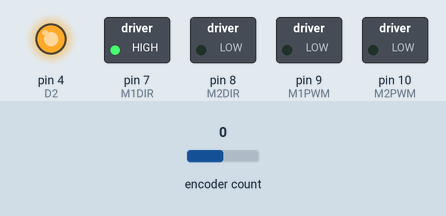
Bench run of a sketch on a simulated Arduino Uno, built with avr-gcc and run on an emulated ATmega328P. Shown: switched loads named in the sketch (green lamp = pin HIGH), output pins drawn as LEDs (lit = HIGH). The inputs (shaded band) are chosen by the test bench; at power-on: encoder count 0. What the sketch prints to the serial monitor is not drawn.

Above: at 0.1 s.
At 1.1 s:
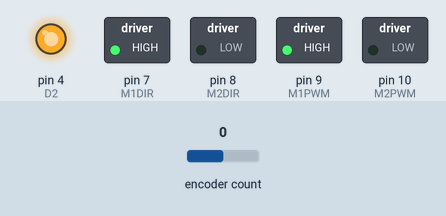
Timing chart, 0 to 2.6 s (numbered marks = the images above):
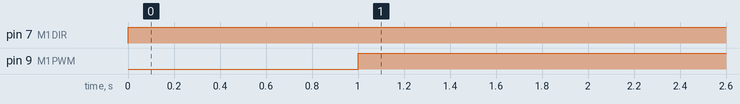

The sketch:

Simulation.ino
```cpp
//Step Response Experiment to determine transfer function

//encoder
#include <Encoder.h>
Encoder myEnc(2, 6);

int period = 50;
unsigned long time_now = 0;


float finalPosition = 0;
float angularPosition = 0;
float startingPosition = 0;
float difference = 0;
float angularVelocity = 0;
float transferFunction = 0;

int initialVolt = 0;
int finalVolt = 5;

#define D2 4
#define M1DIR 7
#define M2DIR 8
#define M1PWM 9
#define M2PWM 10
#define SF 12


void setup() {
  // put your setup code here, to run once:
  Serial.begin(9600);

  pinMode(D2, OUTPUT);
  pinMode(M1DIR, OUTPUT);
  pinMode(M2DIR,OUTPUT);
  pinMode(M1PWM, OUTPUT);
  pinMode(M2PWM, OUTPUT);
  pinMode(SF, INPUT);
  digitalWrite(D2,HIGH);
  myEnc.write(0);

}

void loop() {
  // put your main code here, to run repeatedly:
    time_now = millis();
    Serial.print(time_now);
    Serial.print("\t");

    startingPosition = myEnc.read();
    Serial.print(startingPosition);
    Serial.print("\t");

    // the program will initially output a motor voltage command of 0, changing to a desired positive value at 1 second.
    //By motor voltage command, we mean the value used in the analogWritefunction)
    if(time_now < 1000){
      analogWrite(M1PWM, 0);
      digitalWrite(M1DIR, HIGH);
      Serial.print(initialVolt);
      Serial.print("\t");

    }
    if(time_now >= 1000){
      analogWrite(M1PWM, 255);//255 is 5V
      digitalWrite(M1DIR, HIGH);
      Serial.print(finalVolt);
      Serial.print("\t");
    }

    //read motor encoder and calculate the angular position (relative to the starting position)
    finalPosition = (myEnc.read());
    //Serial.println("Final: ");
    Serial.print(finalPosition);
    Serial.print("\t");

    difference = finalPosition - startingPosition;
    //Serial.println("difference: ");
    Serial.print(difference);
    Serial.print("\t");

    angularPosition = 0.0019634*difference; //amount of radians rotated: 0.0019634 = (2pi)/3200
    //Serial.println("angular Position: ");
    Serial.print(angularPosition);
    Serial.print("\t");

    angularVelocity = (1000*angularPosition)/period; //rad per sec -> 0.05 is 50 ms
    //Serial.println("angular velocity: ");
    Serial.print(angularVelocity);
    Serial.print("\t");


    if (millis() > time_now + period){
      Serial.println("Error: main took longer than the desired time");
    }
    while(millis() < time_now + period){
        //Serial.println("Amount of time to wait: ");
       // Serial.print(time_now+period-millis());
        //Serial.print("\t");
    }
    Serial.println();

}
```

Measured:
- by itself, pin 7 (M1DIR): LOW → HIGH at 0.00 s
- by itself, pin 9 (M1PWM): LOW → HIGH at 1.0 s
